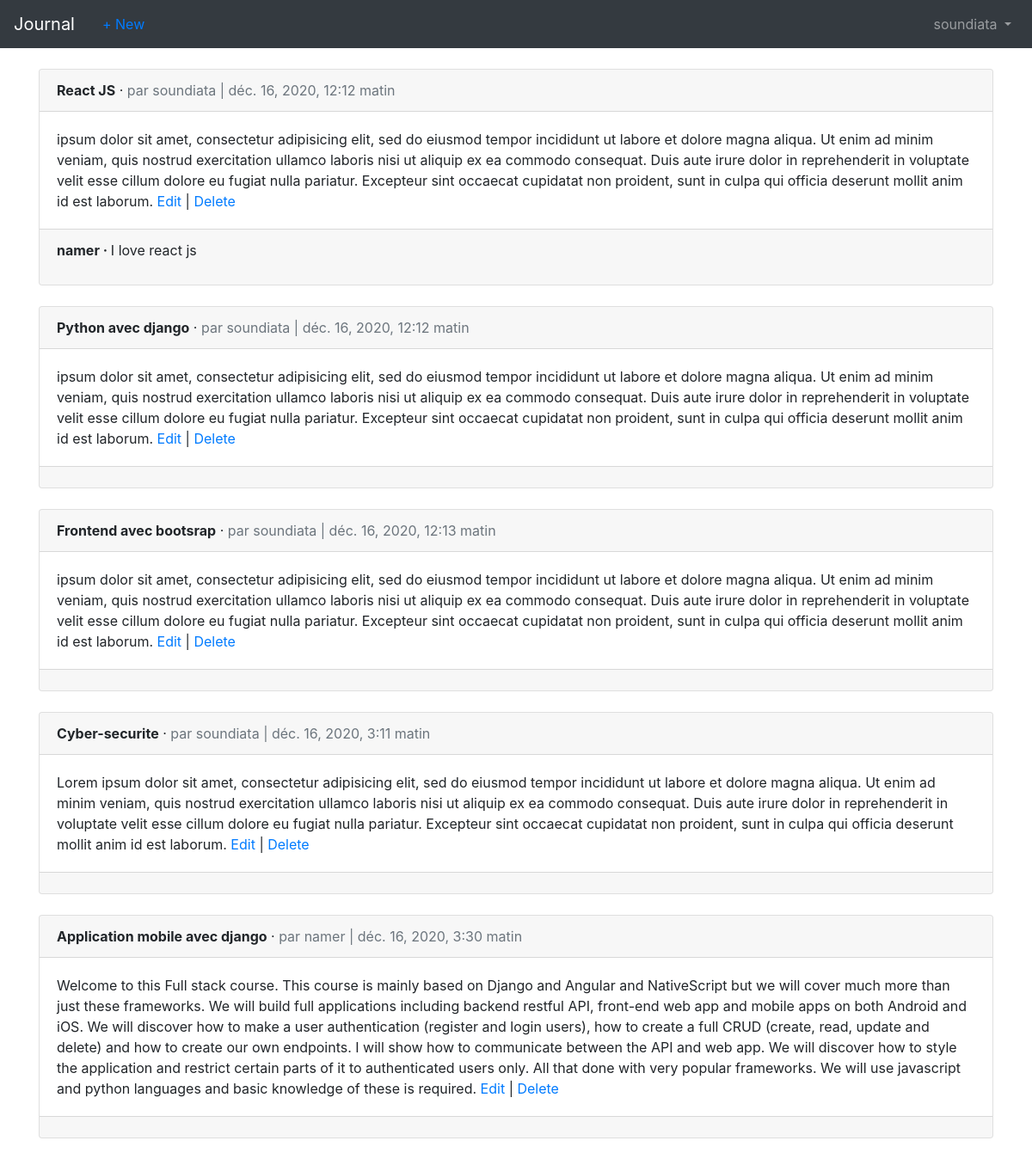
The page /articles/ (signed in) on the database its author committed.
### users/models.py (models this page shows)
class CustomUser(AbstractUser):
	age = models.PositiveIntegerField(null=True, blank=True)

### articles/models.py (models this page shows, shortened)
class Article(models.Model):
	title = models.CharField(max_length=255)
	body = models.TextField()
	date = models.DateTimeField(auto_now_add=True)
	author = models.ForeignKey(get_user_model(),
		on_delete=models.CASCADE
	)

class Comment(models.Model):
	article = models.ForeignKey(Article,
		on_delete=models.CASCADE,
		related_name='comments'
	)
	comment = models.CharField(max_length=140)
	author = models.ForeignKey(get_user_model(),
		on_delete=models.CASCADE
	)

### articles/views.py (the view)
# urls.py: path('', ArticleListView.as_view(), name='article_list'),
class ArticleListView(LoginRequiredMixin, ListView):
	model = Article
	login_url = 'login'
	template_name = 'article_list.html'

### templates/article_list.html (shortened to what this page needs)
{% extends 'base.html' %}
{% block content %}
	{% for article in object_list %}
		<div class='card'>
			<div class="card-header">
				<span class="font-weight-bold">{{article.title}}</span> &middot;
				<span class="text-muted">par {{article.author}} | {{article.date}}</span>
			</div>
			<div class="card-body">
				{{article.body}}
				<a href="{% url 'article_edit' article.pk %}">Edit</a> | <a href="{% url 'article_delete' article.pk %}">Delete</a>
			</div>
			<div class="card-footer">
				{% for comment in article.comments.all %}
					<p>
						<span class="font-weight-bold">{{ comment.author}} &middot; </span>
						{{ comment.comment }}
					</p>
				{% endfor %}
			</div>
		</div>
		<br>
	{% endfor %}
{% endblock %}

### templates/base.html (shortened to what this page needs)
<!DOCTYPE html>
<html>
<head>
	<link rel="stylesheet" href="https://cdn.jsdelivr.net/npm/bootstrap@4.5.3/dist/css/bootstrap.min.css">
</head>
<body>
	<nav class="navbar navbar-expand-md navbar-dark bg-dark mb-4">
		<a class="navbar-brand" href="{% url 'home' %}">Journal</a>
		{% if user.is_authenticated %}
			<ul class="navbar nav mr-auto">
				<li class="nav-item"><a href="{% url 'article_new' %}">+ New</a></li>
			</ul>
		{% endif %}
		<div class="collapse navbar-collapse" id="navbarCollapse">
			{% if user.is_authenticated %}
				<ul class="navbar-nav ml-auto">
					<li class="nav-item">
						<a class="nav-link dropdown-toggle" href="#" id="userMenu"
							data-toggle="dropdown" aria-haspopup="true"
							aria-expanded="false">
							{{ user.username }}
						</a>
					</li>
				</ul>
			{% endif %}
		</div>
	</nav>
	<div class="container">
		{% block content %}
		{% endblock %}
	</div>
</body>
</html>

### rows shown on the page
CustomUser: username "soundiata"
Article: title "React JS", author "soundiata", date "déc. 16, 2020, 12:12 matin", body "ipsum dolor sit amet, consectetur adipisicing elit, sed do eiusmod tempor incididunt ut labore et dolore magna aliqua. Ut enim ad minim veniam, quis nostrud exercitation ullamco laboris nisi ut aliquip ex ea commodo consequat. Duis aute irure dolor in reprehenderit in voluptate velit esse cillum dolore eu fugiat nulla pariatur. Excepteur sint occaecat cupidatat non proident, sunt in culpa qui officia deserunt mollit anim id est laborum."
Comment: author "namer", comment "I love react js"
Article: title "Python avec django", author "soundiata", date "déc. 16, 2020, 12:12 matin", body "ipsum dolor sit amet, consectetur adipisicing elit, sed do eiusmod tempor incididunt ut labore et dolore magna aliqua. Ut enim ad minim veniam, quis nostrud exercitation ullamco laboris nisi ut aliquip ex ea commodo consequat. Duis aute irure dolor in reprehenderit in voluptate velit esse cillum dolore eu fugiat nulla pariatur. Excepteur sint occaecat cupidatat non proident, sunt in culpa qui officia deserunt mollit anim id est laborum."
Article: title "Frontend avec bootsrap", author "soundiata", date "déc. 16, 2020, 12:13 matin", body "ipsum dolor sit amet, consectetur adipisicing elit, sed do eiusmod tempor incididunt ut labore et dolore magna aliqua. Ut enim ad minim veniam, quis nostrud exercitation ullamco laboris nisi ut aliquip ex ea commodo consequat. Duis aute irure dolor in reprehenderit in voluptate velit esse cillum dolore eu fugiat nulla pariatur. Excepteur sint occaecat cupidatat non proident, sunt in culpa qui officia deserunt mollit anim id est laborum."
Article: title "Cyber-securite", author "soundiata", date "déc. 16, 2020, 3:11 matin", body "Lorem ipsum dolor sit amet, consectetur adipisicing elit, sed do eiusmod tempor incididunt ut labore et dolore magna aliqua. Ut enim ad minim veniam, quis nostrud exercitation ullamco laboris nisi ut aliquip ex ea commodo consequat. Duis aute irure dolor in reprehenderit in voluptate velit esse cillum dolore eu fugiat nulla pariatur. Excepteur sint occaecat cupidatat non proident, sunt in culpa qui officia deserunt mollit anim id est laborum."
Article: title "Application mobile avec django", author "namer", date "déc. 16, 2020, 3:30 matin", body "Welcome to this Full stack course. This course is mainly based on Django and Angular and NativeScript but we will cover much more than just these frameworks. We will build full applications including backend restful API, front-end web app and mobile apps on both Android and iOS. We will discover how to make a user authentication (register and login users), how to create a full CRUD (create, read, update and delete) and how to create our own endpoints. I will show how to communicate between the API and web app. We will discover how to style the application and restrict certain parts of it to authenticated users only. All that done with very popular frameworks. We will use javascript and…"
